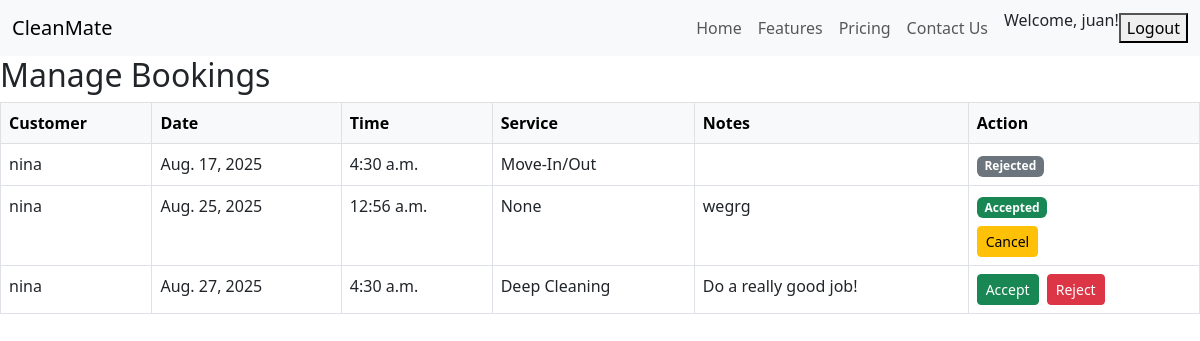
The app's page /manage-bookings/ (signed in) with its own data.
### core/models.py (models this page shows, shortened)
class Booking(models.Model):
    STATUS_CHOICES = [
        ('Pending', 'Pending'),
        ('Accepted', 'Accepted'),
        ('Rejected', 'Rejected'),
    ]
    customer = models.ForeignKey(User, related_name='customer_bookings', on_delete=models.CASCADE)
    cleaner = models.ForeignKey(User, related_name='cleaner_bookings', on_delete=models.CASCADE)
    date = models.DateField()
    time = models.TimeField()
    status = models.CharField(
        max_length=10,
        choices=[('pending', 'Pending'), ('accepted', 'Accepted'), ('rejected', 'Rejected')],
        default='pending'
    )
    service_type = models.CharField(max_length=50, blank=True, null=True)  # ✅ New
    add_ons = models.JSONField(blank=True, null=True)                      # ✅ New
    notes = models.TextField(blank=True)

### core/views.py (the view)
# urls.py: path('manage-bookings/', views.manage_bookings, name='manage_bookings'),
@login_required
def manage_bookings(request):
    bookings = Booking.objects.filter(cleaner=request.user).order_by('date')
    return render(request, 'core/manage_bookings.html', {'bookings': bookings})

### core/templates/core/manage_bookings.html (shortened to what this page needs)
{% extends 'core/base.html' %}
{% block content %}
<h2>Manage Bookings</h2>
<table class="table table-bordered">
  <thead class="table-light">
    <tr>
      <th>Customer</th>
      <th>Date</th>
      <th>Time</th>
      <th>Service</th>
      <th>Notes</th>
      <th>Action</th>
    </tr>
  </thead>
  <tbody>
    {% for booking in bookings %}
    <tr>
      <td>{{ booking.customer.username }}</td>
      <td>{{ booking.date }}</td>
      <td>{{ booking.time }}</td>
      <td>{{ booking.service_type }}</td>
      <td>{{ booking.notes }}</td>
      <td>
        {% if booking.status == "pending" %}
          <form method="post" action="{% url 'update_booking_status' booking.id %}">
            <button name="status" value="accepted" class="btn btn-success btn-sm me-1">Accept</button>
            <button name="status" value="rejected" class="btn btn-danger btn-sm">Reject</button>
          </form>
        {% elif booking.status == "accepted" %}
          <span class="badge bg-success">Accepted</span>
          <form method="post" action="{% url 'update_booking_status' booking.id %}" class="mt-2">
            <button name="status" value="rejected" class="btn btn-warning btn-sm">Cancel</button>
          </form>
        {% elif booking.status == "rejected" %}
          <span class="badge bg-secondary">Rejected</span>
        {% endif %}
      </td>
    </tr>
    {% endfor %}
  </tbody>
</table>
{% endblock %}

### core/templates/core/base.html (shortened to what this page needs)
<!DOCTYPE html>
<html lang="en">
<head>
  <link href="https://cdn.jsdelivr.net/npm/bootstrap@5.3.0/dist/css/bootstrap.min.css" rel="stylesheet">
</head>
    <nav class="navbar navbar-expand-lg navbar-light bg-light">
      <div class="container-fluid">
          <a class="navbar-brand" href="{% url 'home' %}">CleanMate</a>
          <div class="collapse navbar-collapse" id="navbarNav">
              <ul class="navbar-nav ms-auto me-2">
                  <li class="nav-item"><a class="nav-link" href="{% url 'home' %}">Home</a></li>
                  <li class="nav-item"><a class="nav-link" href="{% url 'features' %}">Features</a></li>
                  <li class="nav-item"><a class="nav-link" href="{% url 'pricing' %}">Pricing</a></li>
                  <li class="nav-item"><a class="nav-link" href="{% url 'contact' %}">Contact Us</a></li>
              </ul>
              {% if user.is_authenticated %}
                <p>Welcome, {{ user.username }}!</p>
                <form action="{% url 'logout' %}" method="post" style="display: inline;">
                    <button type="submit">Logout</button>
                </form>
              {% else %}
                <a href="{% url 'login' %}" class="me-2">Login</a>
                <a href="{% url 'register' %}" class="btn btn-primary">Sign Up</a>
              {% endif %}
          </div>
      </div>
    </nav>
<body>
  {% block content %}{% endblock %}
</body>
</html>

### records on screen
Booking: customer.username "nina", date "Aug. 17, 2025", time "4:30 a.m.", service_type "Move-In/Out", status "Rejected"
Booking: customer.username "nina", date "Aug. 25, 2025", time "12:56 a.m.", service_type "None", notes "wegrg", status "Accepted"
Booking: customer.username "nina", date "Aug. 27, 2025", time "4:30 a.m.", service_type "Deep Cleaning", notes "Do a really good job!", status "Accept"

### other values on screen
{{ user.username }} "juan"
